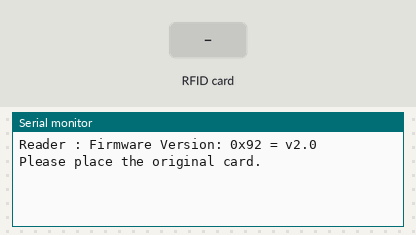
This sketch was run on a simulated Arduino Uno, built with avr-gcc and run on an emulated ATmega328P. Shown: the last lines printed to the serial monitor. Inputs (shaded band) come from the test bench.

Above: at 1.2 s.
1.3 s: RFID card 00 00 00 00 held to the reader
At 1.7 s:
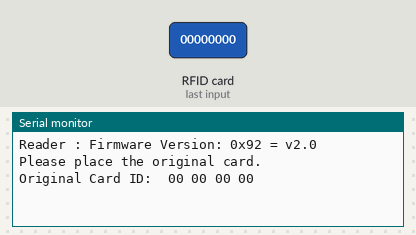
2.8 s: RFID card 5E 7A 19 C4 held to the reader
At 4.3 s:
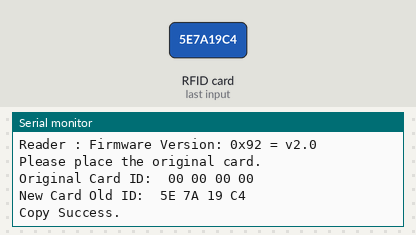

The sketch:

mfrc522.ino
```cpp
#include <SPI.h>
#include <MFRC522.h>

#define RST_PIN 9
#define SS_PIN 10

byte old_uid[] = {0x00, 0x00, 0x00, 0x00};
byte old_bufferSize = 0;

MFRC522 mfrc522;
void setup() {
    Serial.begin(9600);
    SPI.begin();
    mfrc522.PCD_Init(SS_PIN, RST_PIN);
    Serial.print(F("Reader "));
    Serial.print(F(": "));
    mfrc522.PCD_DumpVersionToSerial();

    Serial.println("\nPlease place the original card.");
}


void loop() {
    if (mfrc522.PICC_IsNewCardPresent() && mfrc522.PICC_ReadCardSerial()) {
        bool isSameCard = true;
        for(int i=0; i<mfrc522.uid.size; i++)
        {
            if(old_uid[i] != mfrc522.uid.uidByte[i])
            {
                isSameCard = false;
                break;
            }
        }
        if(old_bufferSize == 0 || isSameCard)
        {
            Serial.print("\nOriginal Card ID: ");
            for(int i=0; i<mfrc522.uid.size; i++)
                old_uid[i] = mfrc522.uid.uidByte[i];
            old_bufferSize = mfrc522.uid.size;
            dump_byte_array(old_uid, old_bufferSize);
            Serial.println();
        }
        else
        {
            Serial.print("\nNew Card Old ID: ");
            dump_byte_array(mfrc522.uid.uidByte, mfrc522.uid.size);
            Serial.println();
            mfrc522.MIFARE_SetUid(old_uid, old_bufferSize, true);
            Serial.println("Copy Success.");
        }
        mfrc522.PICC_HaltA();
    }
}

void dump_byte_array(byte *buffer, byte bufferSize) {
    for (byte i = 0; i < bufferSize; i++) {
        Serial.print(buffer[i] < 0x10 ? " 0" : " ");
        Serial.print(buffer[i], HEX);
    }
}
```

Measured:
- after the input at 1.3 s, the serial monitor: prints a new line at once (image 1)
- after the input at 2.8 s, the serial monitor: prints a new line at once (image 2)
